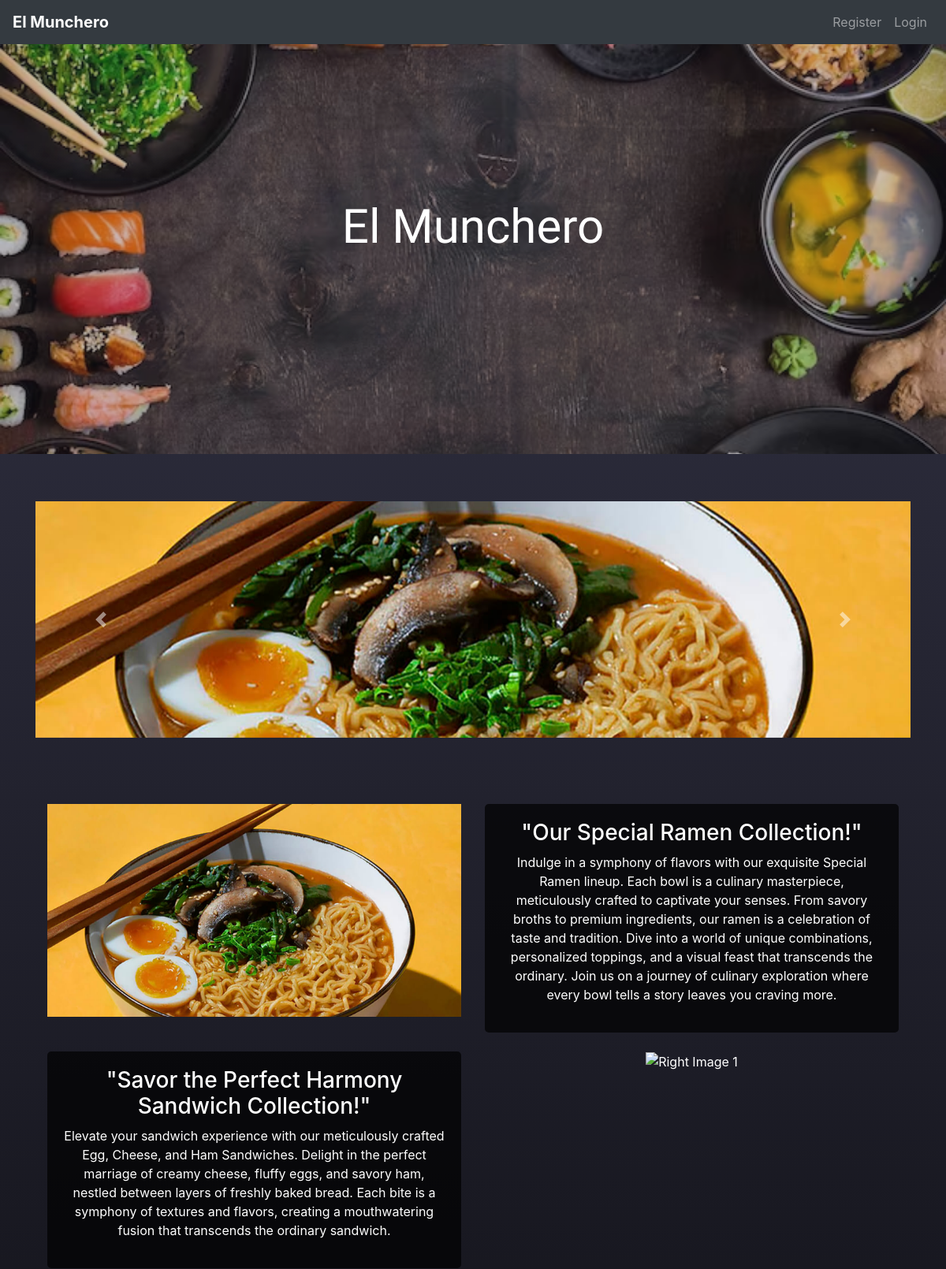
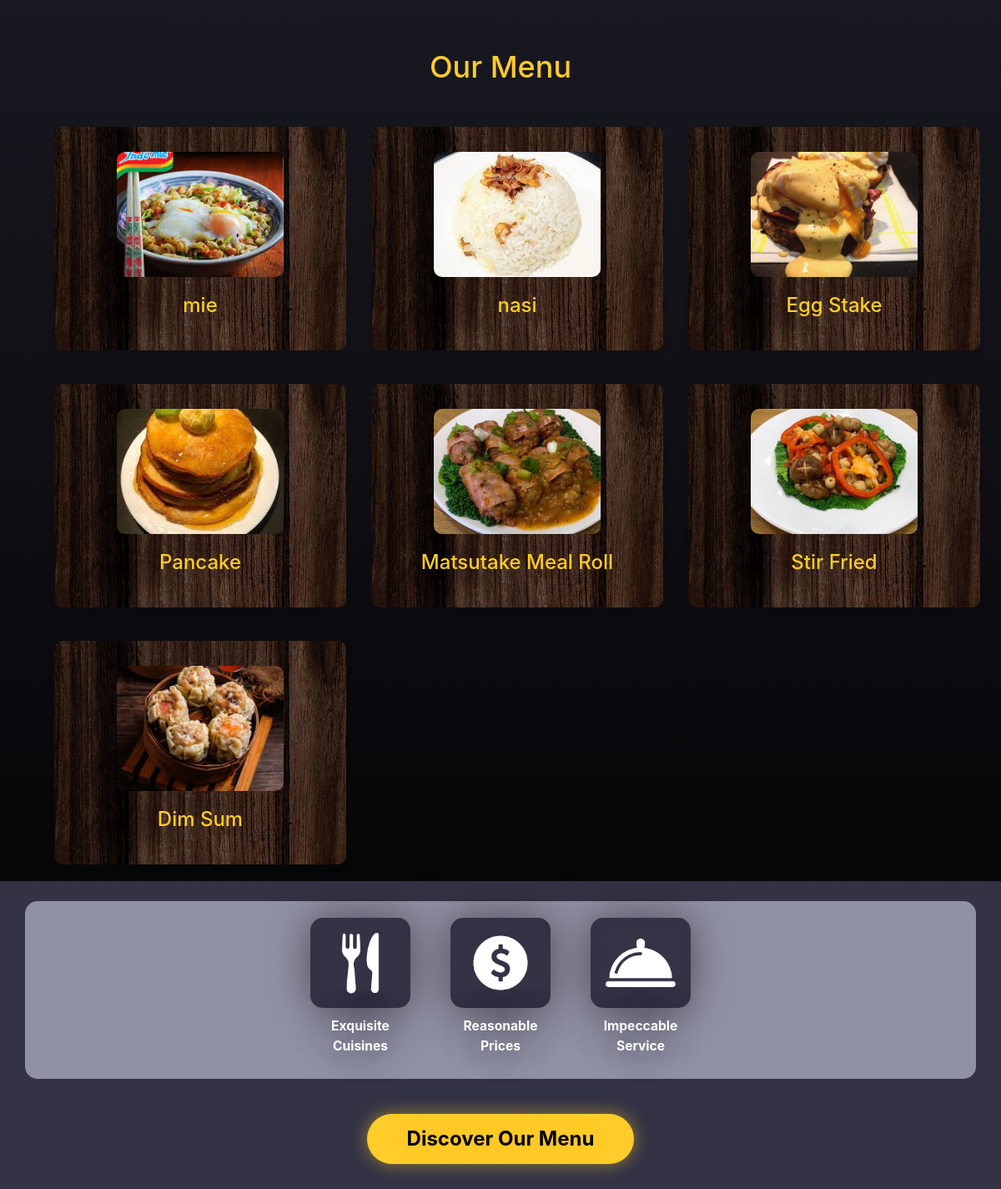
The page / on the database its author committed (2 pictures, top to bottom).
### tables this page shows
CREATE TABLE `menu` (
  `id` int(11) NOT NULL,
  `name` varchar(100) DEFAULT NULL,
  `price` decimal(10,2) DEFAULT NULL,
  `description` text DEFAULT NULL,
  `image_path` varchar(255) DEFAULT NULL
);

### index.php (the view, shortened to what this page needs)
<!DOCTYPE html>
<html lang="en">
<head>
    <link rel="stylesheet" href="https://maxcdn.bootstrapcdn.com/bootstrap/4.0.0/css/bootstrap.min.css">
    <link rel="stylesheet" href="https://cdn.jsdelivr.net/npm/aos@2.3.4/dist/aos.css">
    <link rel="stylesheet" href="https://stackpath.bootstrapcdn.com/bootstrap/4.5.2/css/bootstrap.min.css">
</head>
<body>
<nav class="navbar navbar-expand-lg navbar-dark bg-dark">
        <a class="navbar-brand" href="index.php">El Munchero</a>
        <div class="collapse navbar-collapse" id="navbarNav">
            <ul class="navbar-nav ml-auto">
                <li class="nav-item">
                    <a class="nav-link" href="register.php">Register</a>
                </li>
                <li class="nav-item">
                    <a class="nav-link" href="login.php">Login</a>
                </li>
            </ul>
        </div>
    </nav>
    <div class="foodimg-container">
        <img src="img/a1.png" class="foodimg">
        <a href="#menu" class="title">El Munchero</a>
    </div>
    <div class="container" data-aos="fade-up">
    <div id="carouselExample" class="carousel slide" data-ride="carousel" data-interval="5000" data-wrap="true">
        <div class="carousel-inner">
            <div class="carousel-item active">
                <img src="img/carousel1.png" class="d-block w-100" alt="Image 1">
            </div>
        </div>
        <a class="carousel-control-prev" href="#carouselExample" role="button" data-slide="prev">
            <span class="carousel-control-prev-icon" aria-hidden="true"></span>
        </a>
        <a class="carousel-control-next" href="#carouselExample" role="button" data-slide="next">
            <span class="carousel-control-next-icon" ariahidden="true"></span>
        </a>
    </div>
</div>
    <div class="container2">
    <div class="row mt-4" data-aos="fade-up">
        <div class="col-md-6">
            <img src="img/carousel1.png" class="img-fluid" alt="Left Image 1">
        </div>
        <div class="col-md-6">
            <div class="description-box">
                <h3>"Our Special Ramen Collection!"</h3>
                <p>Indulge in a symphony of flavors with our exquisite Special Ramen lineup. Each bowl is a culinary masterpiece, meticulously crafted to captivate your senses. From savory broths to premium ingredients, our ramen is a celebration of taste and tradition. Dive into a world of unique combinations, personalized toppings, and a visual feast that transcends the ordinary. Join us on a journey of culinary exploration where every bowl tells a story leaves you craving more.</p>
            </div>
        </div>
    </div>
    <div class="row mt-4" data-aos="fade-up">
        <div class="col-md-6 order-md-2">
            <img src="img/carousel2.png" class="img-fluid" alt="Right Image 1">
        </div>
        <div class="col-md-6 order-md-1">
            <div class="description-box">
                <h3>"Savor the Perfect Harmony Sandwich Collection!"</h3>
                <p>Elevate your sandwich experience with our meticulously crafted Egg, Cheese, and Ham Sandwiches.  Delight in the perfect marriage of creamy cheese, fluffy eggs, and savory ham, nestled between layers of freshly baked bread. Each bite is a symphony of textures and flavors, creating a mouthwatering fusion that transcends the ordinary sandwich.</p>
            </div>
        </div>
    </div>
</div>
<div class="container" id="menu">
        <h2 class="text-center" style="color: #ffcc29; font-size: 36px; margin-bottom: 30px;">Our Menu</h2>
        <div class="row menu-items">
        <?php
        $servername = "localhost";
        $username = "root";
        $password = "";
        $dbname = "restoran";
        $conn = new mysqli($servername, $username, $password, $dbname);
        $sql = "SELECT * FROM menu";
        $result = $conn->query($sql);
            $row_counter = 1;
            while ($row = $result->fetch_assoc()) {
                echo '<div class="col-md-4 menu-card" data-aos="fade-up" data-row="' . $row_counter . '">';
                echo '<div class="menu-item" onclick="showMenuDetails(\'' . $row['name'] . '\', \'' . $row['description'] . '\', ' . $row['price'] . ')">';
                echo '<img src="' . $row['image_path'] . '" class="img-fluid" alt="' . $row['name'] . '">';
                echo '<div class="menu-item-content">';
                echo '<h3 class="menu-item-title">' . $row['name'] . '</h3>';
                echo '</div>';
                echo '</div>';
                echo '</div>';
                $row_counter++;
            }
        ?>
    </div>
</div>
<div class="white-thingy">
    <div class="grey-thingy">
        <div class="white-box-container">
            <div class="white-box-container-again">
                <div class="white-box">
                    <img src="img/spork.png" class="wbimg">
                </div>
                <p class="guh">Exquisite<br>Cuisines<p>
            </div>
            <div class="white-box-container-again">
                <div class="white-box">
                    <img src="img/money.png" class="wbimg">
                </div>
                <p class="guh">Reasonable<br>Prices<p>
            </div>
            <div class="white-box-container-again">
                <div class="white-box">
                    <img src="img/platter.png" class="wbimg">
                </div>
            <p class="guh">Impeccable<br>Service<p>
        </div>
    </div>
</div>
<a class="menu-text" href="login.php">Discover Our Menu</a>
</body>
</html>

### index.php (style rules this page uses)
body { background: linear-gradient(to bottom, #333345, #000000); margin: 0; padding: 0; color: white; overflow-x: hidden; }
.container2 { text-align: center; padding: 5vw; }
.navbar { position: fixed; top: 0; width: 100%; text-align: center; color: white; z-index: 1000; transition: background 0.5s ease-in-out; }
.navbar-brand { font-weight: bold; color: white; }
.carousel-inner img { width: 100%; height: 300px; object-fit: cover; }
.foodimg-container { position: relative; width: 100vw; height: 48vw; margin-bottom: 5vw; }
.foodimg { width: 100%; height: 100%; object-fit: cover; opacity: 75%; }
.title { position: absolute; top: 50%; left: 50%; transform: translate(-50%, -50%); color: white; text-decoration: none; font-size: 5vw; font-family: 'Lobster', cursive; }
.menu-item img { width: 100%; height: auto; max-width: 200px; max-height: 150px; object-fit: cover; }
.white-thingy { display: flex; background-color: white; justify-content: center; align-items: center; flex-direction: column; flex-grow: 1; z-index: 2; background-color: #333345; }
.grey-thingy { background-color: #f2f2f2; width: 95vw; height: auto; display: flex; justify-content: center; align-items: center; margin-top: 2vw; margin-bottom: 1vw; border-radius: 15px; flex-direction: column; background-color: #9191A5; z-index: 2; }
.white-box-container { margin-top: 0.7vw; display: flex; z-index: 2; }
.white-box-container-again { display: flex; flex-direction: column; justify-content: center; padding: 0; align-items: center; text-align: center; margin: 1vw; z-index: 2; }
.guh { text-align: center; justify-content: center; align-self: center; font-weight: bold; font-size: 1.3vw; margin-top: 10px; margin-bottom: 0; z-index: 2; color: white; text-shadow: 0px 0px 50px rgba(0, 0, 0, 0.5); }
.white-box { background-color: white; border-radius: 15px; padding: 1vw; width: 10vw; height: 10vw; margin-left: 1vw; margin-right: 1vw; display: flex; align-items: center; justify-content: center; flex: 1; margin-bottom: 0; z-index: 2; background-color: #333345; box-shadow: 0px 0px 50px rgba(0, 0, 0, 0.5); }
.wbimg { height: 7vw; width: 7vw; margin-left: 0; margin-right: 0; }
.menu-text { margin: 2.5vw auto; padding: 1vw 4vw; background-color: #ffcc29; color: #000; font-weight: bold; border-radius: 50vw; font-size: 24px; text-align: center; z-index: 2; transition: 0.3s; text-shadow: 0 0 20px rgba(255, 204, 41, 0.5); box-shadow: 0 0 20px rgba(255, 204, 41, 0.5); display: inline-block; text-decoration: none; }
.description-box { background-color: rgba(0, 0, 0, 0.7); padding: 20px; border-radius: 5px; color: #fff; font-size: 16px; }
.menu-item { background-image: url("img/woods.jpg"); border-radius: 10px; box-shadow: 0 4px 6px rgba(0, 0, 0, 0.1); overflow: hidden; margin: 20px; transition: transform 0.2s; width: 100%; }
.menu-item-title { color: #FFCC29; height: 3rem; overflow: hidden; text-shadow: rgba(0, 0, 0, 0.7); font-size: 24px; margin: 0; }
.menu-items { display: flex; flex-wrap: wrap; justify-content: space-between; }
.menu-item-content { padding: 20px; text-align: center; }
.menu-item img { width: 100%; height: 200px; border-radius: 10px; display: block; margin: 0 auto; margin-top: 30px; }
.carousel .carousel-inner { transition: opacity 0.6s ease-in-out; }
.carousel .carousel-item { opacity: 0; transition: opacity 0.6s ease-in-out; }
.carousel .carousel-item.active, .carousel .carousel-item-next, .carousel .carousel-item-prev { opacity: 1; }

### rows shown on the page
menu: image_path (picture), name "mie"
menu: image_path+name (picture), name "nasi"
menu: image_path+name (picture), name "Egg Stake"
menu: image_path (picture), name "Pancake"
menu: image_path (picture), name "Matsutake Meal Roll"
menu: image_path+name (picture), name "Stir Fried"
menu: image_path+name (picture), name "Dim Sum"
